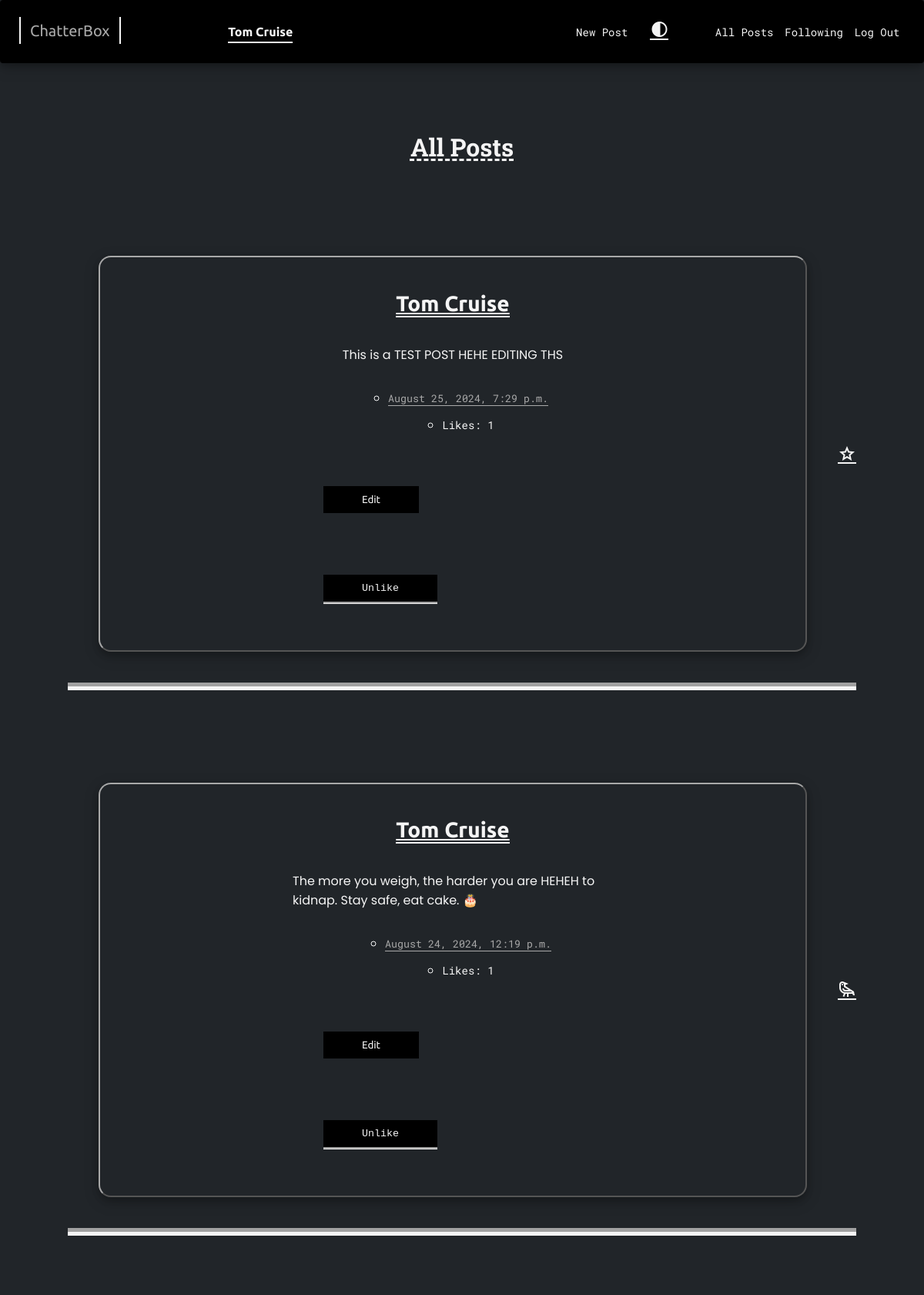
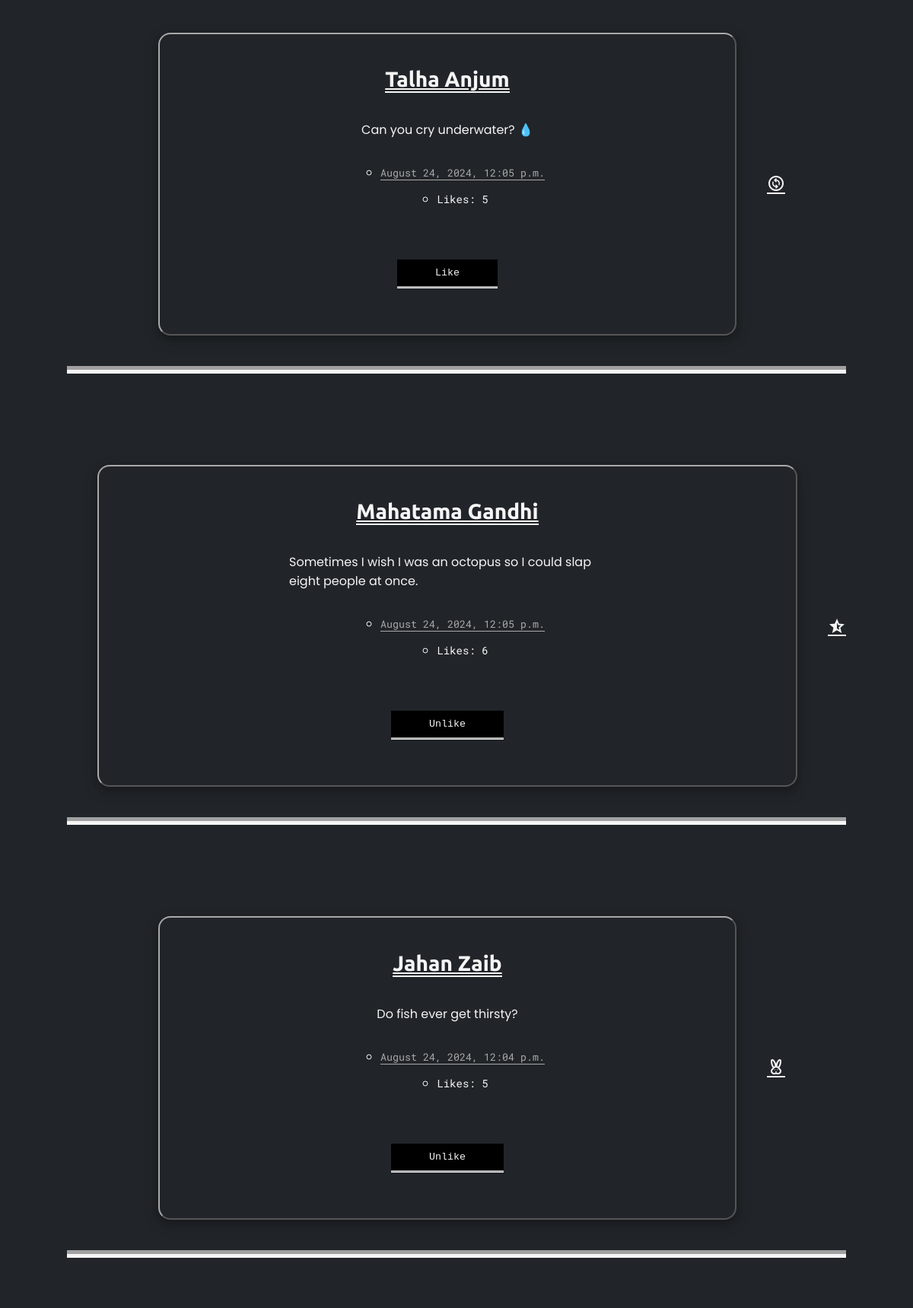
Page / (signed in, upper part) on the committed database (2 pictures, top to bottom).
### network/models.py (models this page shows, shortened)
class User(AbstractUser):
    followers = models.ManyToManyField("self", symmetrical=False, related_name="following", blank=True)

class NewPost(models.Model):
    creator = models.ForeignKey(User, on_delete=models.CASCADE, related_name="post_creator", blank=False)
    content = models.TextField(blank=False)
    time = models.DateTimeField( default=timezone.now )
    likes = models.ManyToManyField("User", related_name="liked_posts", blank=True)
    def like_count(self):
        return self.likes.count()

### network/views.py (the view)
# urls.py: path("", views.index, name="index"),
def index(request):
    posts = NewPost.objects.all().order_by("-time")
    page_number = request.GET.get("page")
    paginated_posts = paginating_poster(posts, page_number)
    return render(request, "network/index.html", {
        "posts": paginated_posts
    })

### network/views.py (called while the page is built)
def paginating_poster(posts, page_number):
    paginator = Paginator(posts, 10)
    try:
        paginated_posts = paginator.page(page_number)
    except PageNotAnInteger:
        paginated_posts = paginator.page(1)
    except EmptyPage:
        paginated_posts = paginator.page(paginator.num_pages)
    return paginated_posts

### network/templates/network/index.html (shortened to what this page needs)
{% extends "network/layout.html" %}
{% block body %}
    <h1 class="main-header">All Posts</h1>
    {% for post in posts %}
        <div class="posts-container">
            <div id="post-{{ post.id }}" class="post-item">
                <h2 class="post-user"><a style="color: var(--postUser);" href="{% url "profile_user" post.creator.username %}" style="text-decoration: none;">{{ post.creator.username }}</a></h2>
                <div class="post-content-container">
                    <p class="post-content"> {{ post.content }}</p>
                </div>
                <ul class="post-list">
                    <li><small class="post-time"> {{ post.time|date:"F j, Y, g:i a" }}</small></li>
                    <li><p id="like-count-{{ post.id }}" class="post-like">Likes: {{ post.like_count }}</p></li>
                </ul>
                <div post-button-container>
                    {% if post.creator == request.user %}
                        <button class="edit-button" data-post-id="{{ post.id }}">Edit</button>
                    {% endif %}
                    <button class="like-button" data-post-id="{{ post.id }}">
                        {% if request.user in post.likes.all %}
                            Unlike
                        {% else %}
                            Like
                        {% endif %}
                    </button>
                </div>
            </div>
            <span class="material-symbols-outlined random-icon"></span>
        </div>
    {% endfor %}
{% endblock %}

### network/templates/network/layout.html (shortened to what this page needs)
{% load static %}
<!DOCTYPE html>
<html lang="en">
    <head>
        <link href="{% static 'network/styles.css' %}" rel="stylesheet">
    </head>
    <body class="dark-theme">
        <nav class="navbar-main">
            <div class="nav-main-component-container">
                <a class="nav-main-component" href="{% url "index" %}">ChatterBox</a>
            </div>
            {% if user.is_authenticated %}
                <div class="nav-user-component-container">
                    <a class="nav-user-component" href="{% url "profile_user" request.user %}"><strong>{{ user.username }}</strong></a>
                </div>
            {% endif %}
            {% if user.is_authenticated %}
                <div class="nav-component-container">
                    <a class="nav-component" href="{% url "new_post" %}">New Post</a>
                </div>
            {% endif %}
                <div class="nav-component-container">
                    <abbr title="Change Theme">
                        <button id="change-theme" type="button">
                            <span class="material-symbols-outlined">contrast</span>
                        </button>
                    </abbr>
                </div>
                <div class="nav-component-container">
                    <a class="nav-component" href="{% url 'index' %}">All Posts</a>
                </div>
            {% if user.is_authenticated %}
                <div class="nav-component-container">
                    <a class="nav-component" href="{% url "following" %}">Following</a>
                </div>
                <div class="nav-component-container">
                    <a class="nav-component" href="{% url 'logout' %}">Log Out</a>
                </div>
            {% endif %}
          </nav>
        <div class="body">
            {% block body %}
            {% endblock %}
        </div>
    </body>
</html>

### network/static/network/styles.css (style rules this page uses)
.dark-theme { --bg: #212529; --fontColor: whitesmoke; --navColor: black; --fontStyle: Poppins; --colorDefault: whitesmoke; --themer: whitesmoke; --mainHeader: whitesmoke; --postBorder: rgb(169, 169, 169); --postUser: whitesmoke; --followHeadBack: whitesmoke; --followHeadFront: rgb(169, 169, 169); --buttonFront: black; }
* { transition: 0.5s; }
.footer, .pagination-container, .header-container, .post-list, .post-item, .posts-container, .main-header, .navbar-main { display: flex; align-items: center; justify-content: center; }
.post-item, .navbar-main { box-shadow: 0 4px 8px 0 rgba(0, 0, 0, 0.2), 0 6px 20px 0 rgba(0, 0, 0, 0.19); }
.post-item, .nav-component, .nav-main-component { position: relative; }
.post-item::after, .nav-component::after, .nav-main-component::after { content: ""; position: absolute; left: 0; bottom: -6px; width: 100%; height: 3px; background: var(--colorDefault); border-radius: 5px; transform: scaleX(0); transition: 0.5s; }
body { background-color: var(--bg); color: var(--fontColor); font-family: var(--fontStyle); padding-top: 140px; transition: 1s; }
.navbar-main { position: fixed; width: 100%; top: 0; left: 0; justify-content: space-between; flex-direction: row; background-color: var(--navColor); padding-top: 25px; padding-bottom: 25px; border-radius: 4px; transition: 1s; z-index: 999; }
.nav-main-component-container { flex: 3; padding-left: 25px; }
.nav-main-component { font-family: Ubuntu; font-size: 20px; text-decoration: none; padding: 6px 12px; border-left: 2px solid var(--colorDefault); border-right: 2px solid var(--colorDefault); color: rgb(169, 169, 169); }
.nav-user-component-container { flex: 5; }
.nav-user-component { text-decoration: none; color: var(--colorDefault); font-family: Ubuntu; font-weight: bolder; font-size: 16px; padding-bottom: 4px; border-bottom: 2px solid var(--colorDefault); }
.nav-component-container { flex: 1; }
.nav-component { text-decoration: none; color: var(--colorDefault); font-family: Roboto Mono; font-size: 14px; }
#change-theme { background-color: transparent; border: none; cursor: pointer; }
.material-symbols-outlined { color: var(--themer); transition: 1s; border-bottom: 2px double whitesmoke; font-variation-settings: "FILL" 0, "wght" 400, "GRAD" 0, "opsz" 24; }
.main-header { font-family: Roboto Slab; text-decoration: underline; text-decoration-style: dashed; color: var(--mainHeader); }
.posts-container { border-bottom: 10px groove var(--mainHeader); margin: 80px; }
.post-item { flex-direction: column; border: 2px outset var(--postBorder); margin: 40px; padding: 20px 250px; border-radius: 16px; transition: 1s; }
.post-user { font-family: Ubuntu; font-size: 28px; color: var(--postUser); border-bottom: 2px double var(--postUser); margin-bottom: 20px; }
.post-list { justify-content: flex-start; flex-direction: column; list-style: circle; font-family: Roboto Mono; }
.post-time { color: var(--postBorder); border-bottom: 1px solid var(--postBorder); }
.post-like { font-size: 14px; }
.edit-button { padding: 10px 50px; margin: 40px; cursor: pointer; transition: 0.5s; color: whitesmoke; border: none; background-color: var(--buttonFront); font-family: Ubuntu; }
.like-button { padding: 10px 50px; margin: 40px; cursor: pointer; transition: 0.5s; color: whitesmoke; border: none; border-bottom: 3px groove var(--fontColor); background-color: var(--buttonFront); font-family: monospace; }

### rows in the picture
User: username "Tom Cruise"
NewPost: creator.username "Tom Cruise", content "This is a TEST POST HEHE EDITING THS", time "August 25, 2024, 7:29 p.m.", like_count "1", shows "Unlike"
NewPost: creator.username "Tom Cruise", content "The more you weigh, the harder you are HEHEH to kidnap. Stay safe, eat cake. 🎂", time "August 24, 2024, 12:19 p.m.", like_count "1", shows "Unlike"
NewPost: creator.username "Talha Anjum", content "Can you cry underwater? 💧", time "August 24, 2024, 12:05 p.m.", like_count "5", shows "Like"
NewPost: creator.username "Mahatama Gandhi", content "Sometimes I wish I was an octopus so I could slap eight people at once.", time "August 24, 2024, 12:05 p.m.", like_count "6", shows "Unlike"
NewPost: creator.username "Jahan Zaib", content "Do fish ever get thirsty?", time "August 24, 2024, 12:04 p.m.", like_count "5", shows "Unlike"
